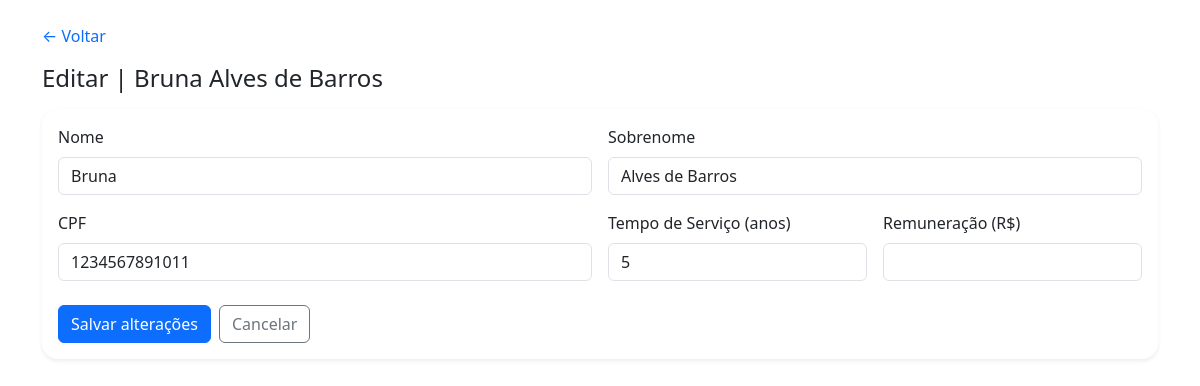
Screenshot of /editar/8/ with the database file from the repository.
### funcionario/models.py (models this page shows, shortened)
class Funcionarios(models.Model):
    nome = models.CharField(
        max_length=255,
        null=False,
        blank=False,
    )
    sobrenome = models.CharField(
        max_length=255,
        null=False,
        blank=False,
    )
    cpf = models.CharField(
        max_length=14,
        null=False,
        blank=False,
    )
    tempo_de_servico = models.IntegerField(
        default=0,
        null=False,
        blank=False
    )
    remuneracao = models.DecimalField(
        max_digits=8,
        decimal_places=2,
        null=False,
        blank=False
    )
    objetos = models.Manager()

### website/views.py (the view)
# urls.py: path('editar/<int:id>/', views.editar_funcionario, name='editar'),
def editar_funcionario(request, id):
    f = get_object_or_404(Funcionarios, pk=id)
    return _salvar_form(request, f)

### website/views.py (called while the page is built, shortened)
def _salvar_form(request, instancia=None):
    return render(request, 'website/form_funcionario.html', {
        "titulo": "Novo Funcionário" if instancia is None else f"Editar | {instancia.nome} {instancia.sobrenome}",
        "f": instancia,
        "modo": "cadastrar" if instancia is None else "editar"
    })

### website/templates/website/form_funcionario.html (shortened to what this page needs)
{% load static %}
<!DOCTYPE html>
<html lang="pt-br">
<head>
  <link href="https://cdn.jsdelivr.net/npm/bootstrap@5.3.3/dist/css/bootstrap.min.css" rel="stylesheet">
  <link rel="stylesheet" href="{% static 'css/style.css' %}">
</head>
<body>
<div class="container py-4">
  <a class="text-decoration-none" href="{% url 'website:index' %}">&larr; Voltar</a>
  <h1 class="h4 mt-3">{{ titulo }}</h1>
  <div class="card shadow-sm border-0 mt-3">
    <div class="card-body">
      <form method="post">
        <div class="row g-3">
          <div class="col-md-6">
            <label class="form-label">Nome</label>
            <input class="form-control" name="nome" value="{{ f.nome|default:'' }}">
          </div>
          <div class="col-md-6">
            <label class="form-label">Sobrenome</label>
            <input class="form-control" name="sobrenome" value="{{ f.sobrenome|default:'' }}">
          </div>
          <div class="col-md-6">
            <label class="form-label">CPF</label>
            <input class="form-control" name="cpf" value="{{ f.cpf|default:'' }}" placeholder="000.000.000-00">
          </div>
          <div class="col-md-3">
            <label class="form-label">Tempo de Serviço (anos)</label>
            <input type="number" class="form-control" name="tempo_de_servico" value="{{ f.tempo_de_servico|default:0 }}">
          </div>
          <div class="col-md-3">
            <label class="form-label">Remuneração (R$)</label>
            <input type="number" step="0.01" class="form-control" name="remuneracao" value="{{ f.remuneracao|default:0 }}">
          </div>
        </div>
        <div class="mt-4 d-flex gap-2">
          <button class="btn btn-primary" type="submit">{% if modo == 'editar' %}Salvar alterações{% else %}Cadastrar{% endif %}</button>
          <a class="btn btn-outline-secondary" href="{% url 'website:index' %}">Cancelar</a>
        </div>
      </form>
    </div>
  </div>
</div>
</body>
</html>

### base/static/css/style.css (style rules this page uses)
.card { border-radius: 1rem; }
:root { --bs-primary: #0d6efd; }

### rows the page displays
Funcionarios: nome "Bruna", sobrenome "Alves de Barros", cpf "1234567891011", tempo_de_servico "5"

### other values shown
{{ titulo }} "Editar | Bruna Alves de Barros"
